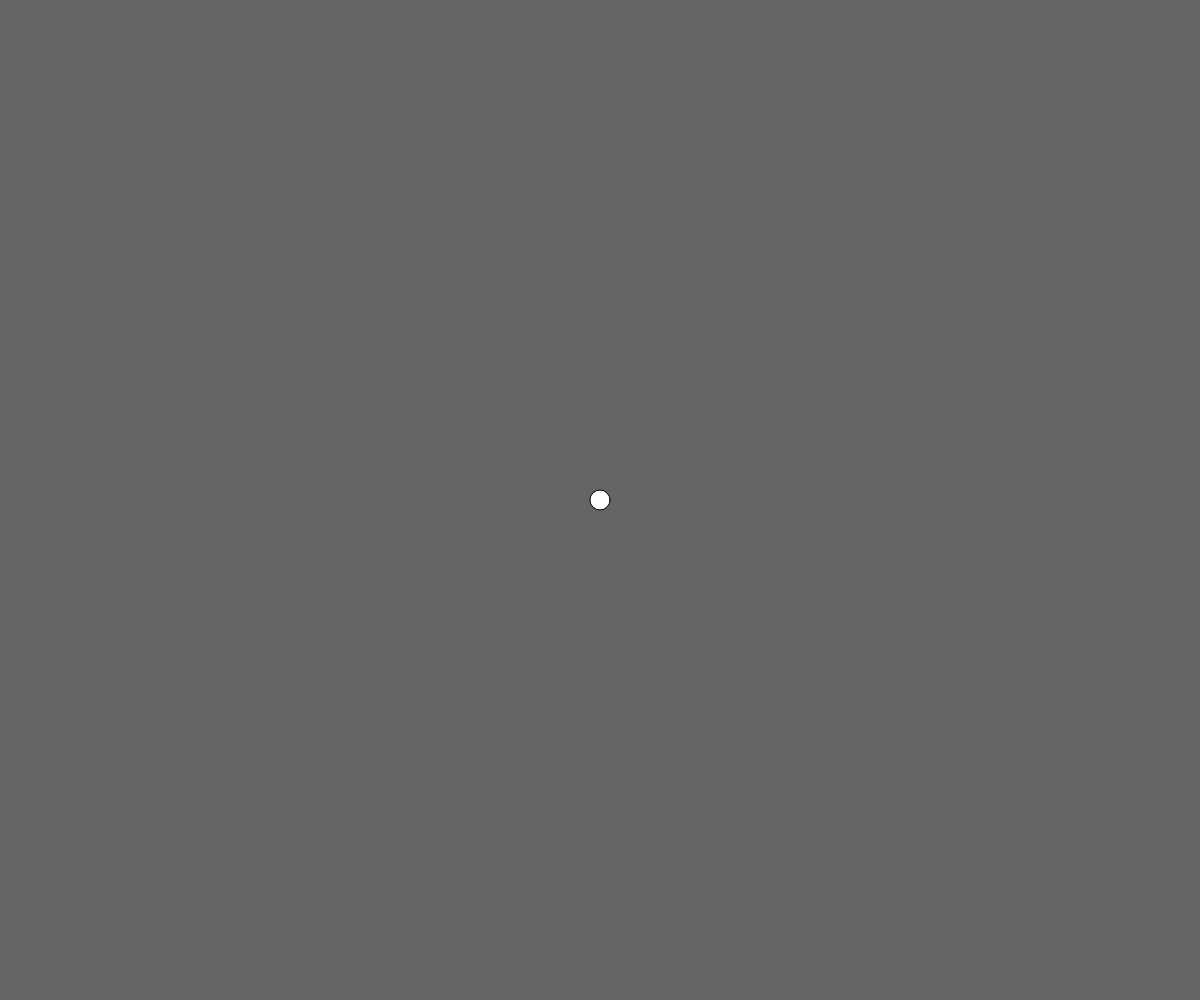
Frame 1 (no input)
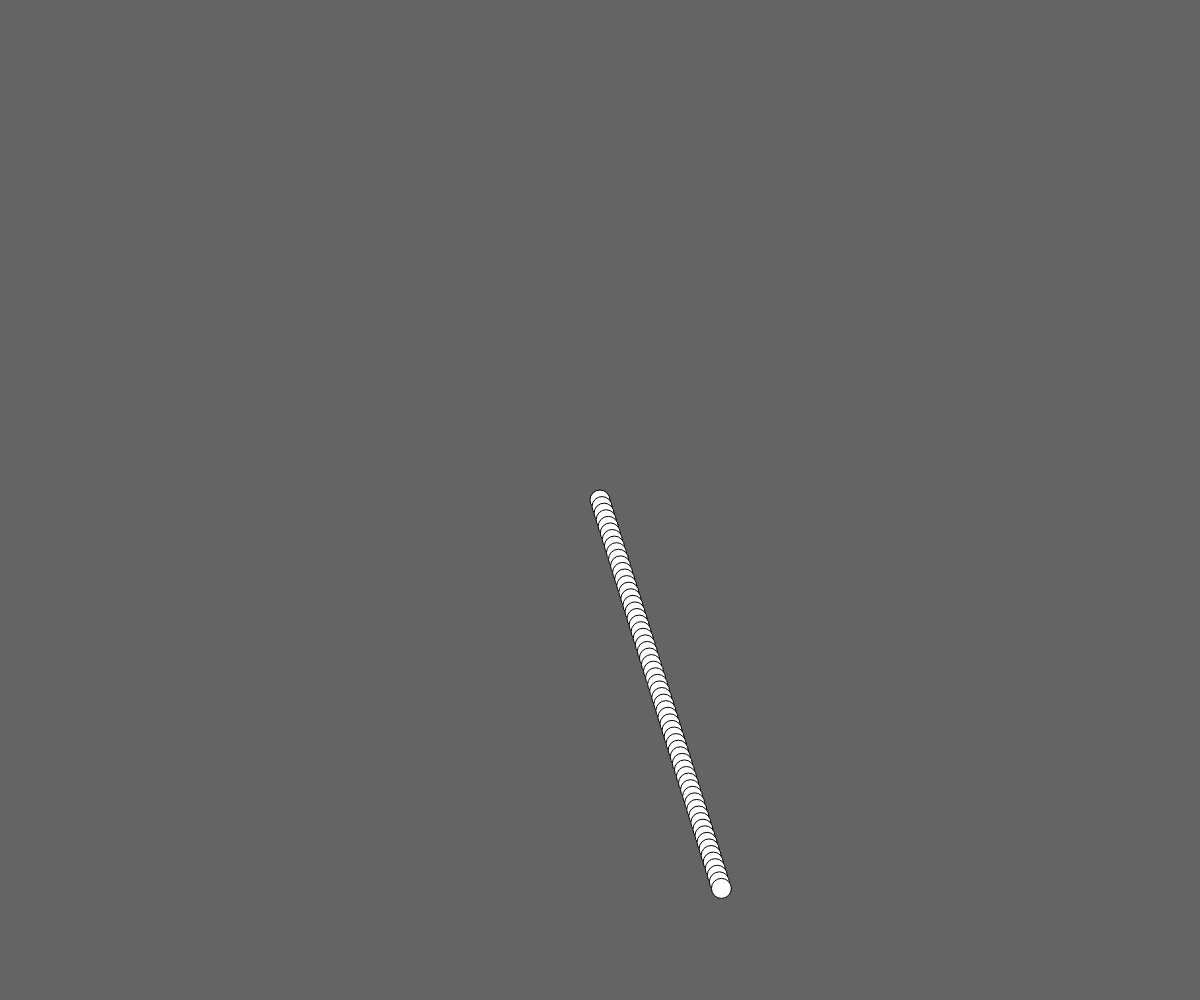
Frame 60 (no input)
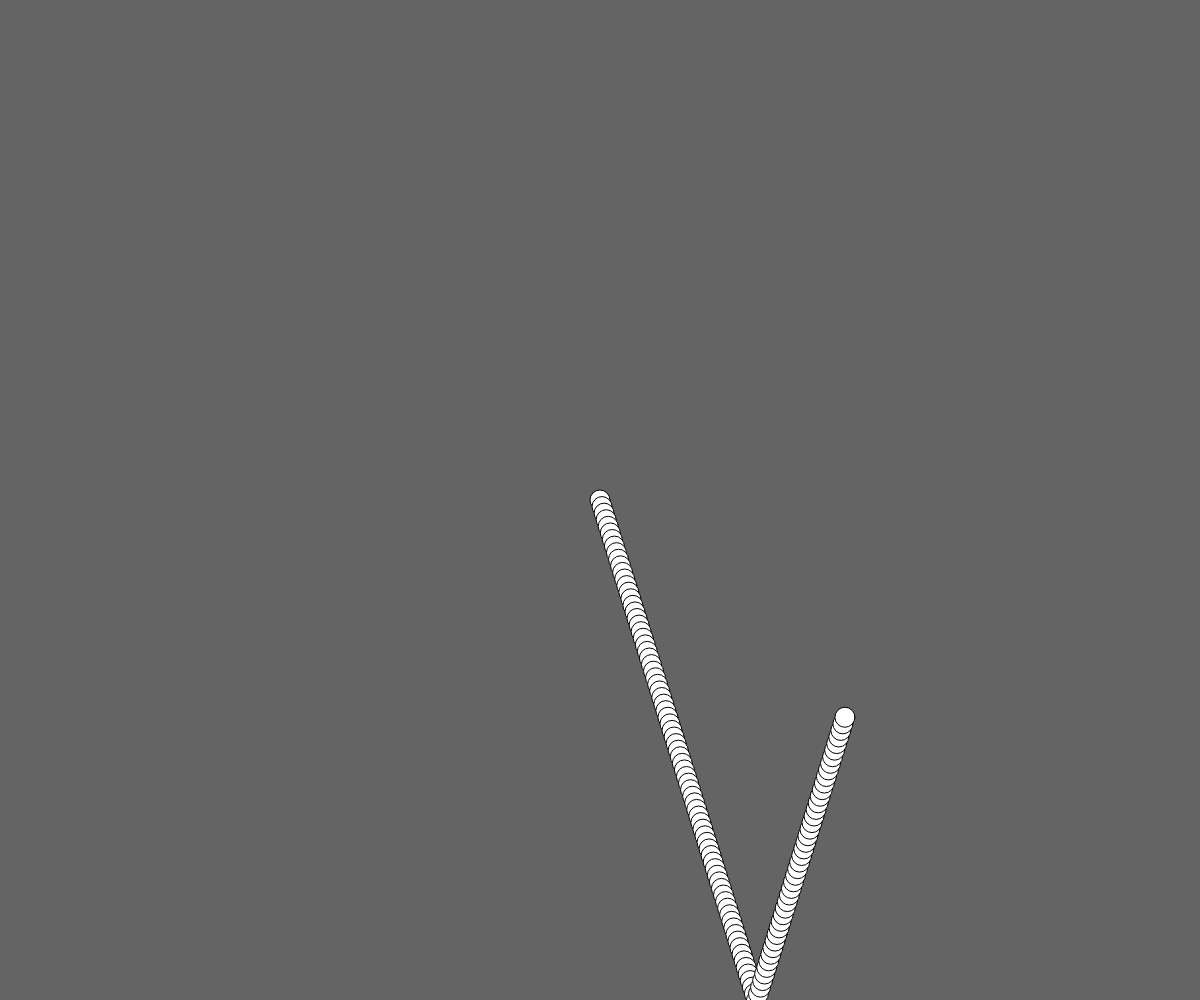
Frame 120 (the mouse pressed at the canvas centre since frame 60)

The p5.js sketch that drew these frames (run headless with seeded random() and noise() and a simulated clock; from frame 60 on, the mouse is pressed at the canvas centre):

// p5.js sketch
// ── sketch.js
// on définit des variables pour stocker la position de notre disque
var xpos 
var ypos 
// on définit des variables pour stocker la vitesse de notre disque
var xspeed
var yspeed

function setup() {
  createCanvas(windowWidth, windowHeight); 
  background(100);  
  // on initialise nos variables
  xpos = windowWidth/2
  ypos = windowHeight/2
  // on utilise les coordonées polaire pour initialiser la vitesse de déplacement
  xspeed = random(2,10)*cos(random(TWO_PI))
  yspeed = random(2,10)*sin(random(TWO_PI))
  
} 

function draw() { 
  // on dessine notre disque à la position définie par nos variable
  ellipse(xpos, ypos, 20, 20);
  // on augmente la position en abscisses de xspeed unités
  xpos = xpos + xspeed
  // on augmente la position en ordonnée d'yspeed unités
  ypos = ypos + yspeed

  // on vérifie que l'on ne tappe pas le bord gauche ou le bord droit
  if (xpos < 0 || xpos > windowWidth){
    xspeed = xspeed * (-1) // si c'est le cas on inverse le sens de déplacement en abscisses
  }
  // on vérifie que l'on ne tappe pas le haut ou le bas 
  if (ypos < 0 || ypos > windowHeight){
    yspeed = yspeed * (-1) // si c'est le cas on inverse le sens de déplacement en ordonnées
  }


}
